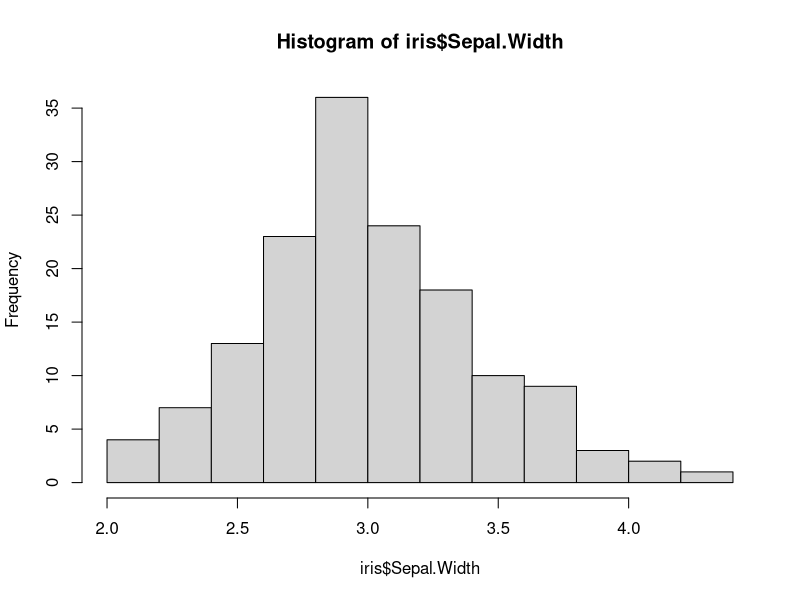
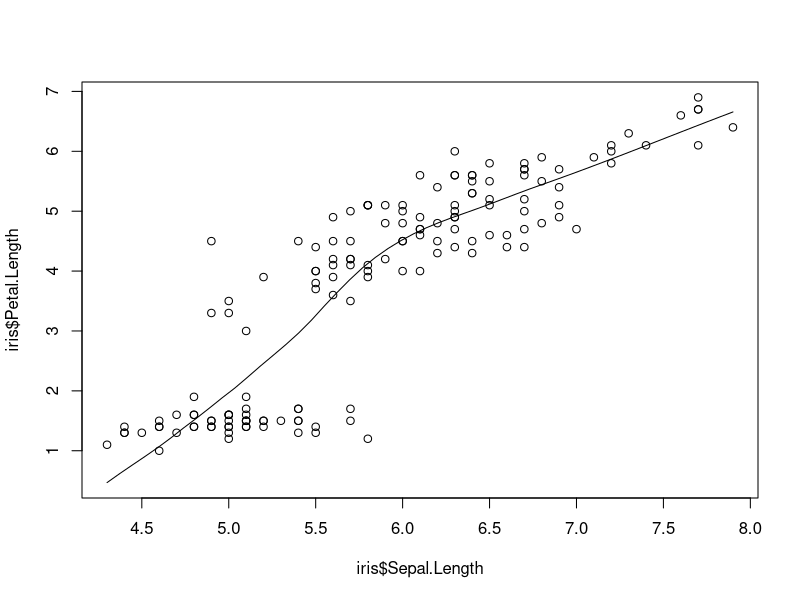
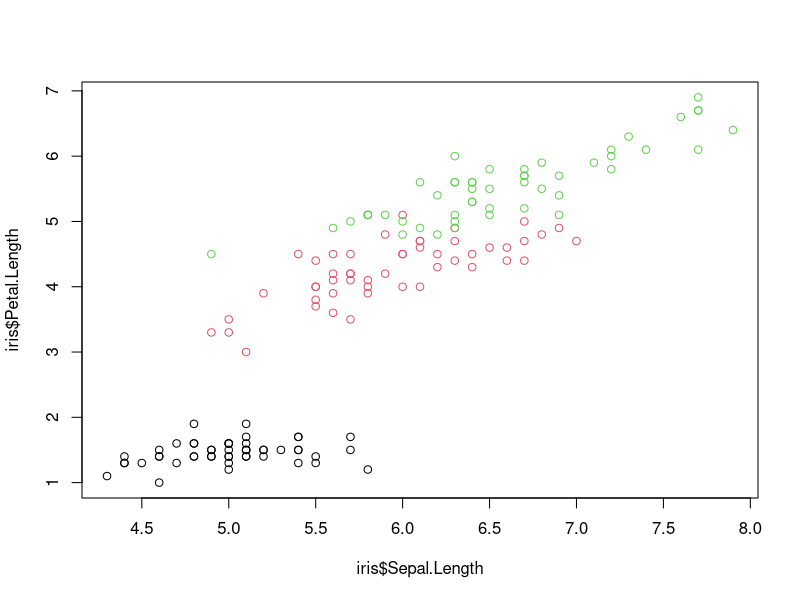

Recreate these plots in R, in order.
#' # Ex03: iris
#' 
#' 
#' ## Dataframes
#' 
#' Zum Testen von Funktionen und zur Übung stellt R verschiedene Datensätze zur Verfügung. 
#' Der wohl bekannteste Datensatz davon ist `iris` er kann folgendermaßen geladen werden:

data(iris)
head(iris)


#' * Teste folgende Funktionen mit dem Iris Datensatz:
#'  `length()`, `nrow()`, `ncol()`, `summary()`, `colnames()`.

length(iris)
nrow(iris)
ncol(iris)
summary(iris)
colnames(iris)



#' * Speichere die Species Spalte in einer neuen Variablen. 
#' Um was für ein R Objekt handelt es sich nun?

arten = iris$Species

#' * Wie viele Species sind im Datensatz
#'  enthalten und wie oft kommt jede Species vor?

summary(arten)
table(arten)

petal = iris$Petal.Length

summary(petal)
table(petal)

unique(iris$Species)
length(unique(iris$Species))



vec = c("a", "b", "c", "c", "c", "d", "d")

vec
length(unique(vec))


#

iris$Species



#' ## Dataframe subsetting
#'
#' * Erstelle einen neuen data.frame der nur
#'  die Beobachtungen der Species "virginica" enthält.

#iris_species = iris$Species

iris$Species == "virginica"

arten = iris$Species

arten_vir = iris$Species == "virginica"
iris_virginca = iris[arten_vir , ]


#' * Erstelle einen neuen data.frame der
#'  nur die Beobachtungen der Species "setosa" und "versicolor" enthält.

# Variante 1:
iris_set_versi = iris[iris$Species != "virginica", ]

# Variante 2:
iris[iris$Species == "setosa" | iris$Species == "versicolor", ]

# Variante 3:
iris_set = iris[iris$Species == "setosa", ]
iris_versi = iris[iris$Species == "versicolor", ]

iris_set_versi_rbind = rbind(iris_set, iris_versi)



#' * Erstelle einen neuen data.frame der extakt die erste Hälfte der Beobachtungen enthält.

seq(nrow(iris)/2)

iris_halb = iris[1:(nrow(iris)/2), ]


#' * Erstelle einen neuen data.frame der nur Beobachtungen
#'  enthält mit einer Sepal.Length zwischen 5.5 und 7.

iris_sepal = iris[iris$Sepal.Length >= 5.5 & iris$Sepal.Length <= 7.0 , ]


#' ## Dataframe additions
#' 
#' * Füge dem iris data.frame eine neue Spalte names "Genus" 
#' hinzu die in allen Reihen das Wort "iris" enthält.


iris$genus = "iris"
#' * Füge dem iris data.frame eine neue Spalte names "ID"
#'  hinzu in der jede Reihe eine fortlaufende Zahl enthält.

iris$ID = seq(1, 150)
iris$ID = seq(1, nrow(iris))


#' * Füge dem iris data.frame zwei neue Spalten hinzu
#'  die jeweils den Flächeninhalt der Sepal und Petal beinhaltet (also length x width).

iris$flaeche_sepal = iris$Sepal.Length * iris$Sepal.Width


#' ## Ein bisschen Statistik
#' 
#' * Was ist die durchschnittliche Sepal.Length von "virginica"?



mean(iris_virginca$Sepal.Length)

# alles in einem
mean(iris[iris$Species == "virginica", ]$Sepal.Length)

# oder:
mean(iris[iris$Species == "virginica", "Sepal.Length"])


#' * Zeichne ein Histogramm der Sepal.Width.
table(iris$Sepal.Width)
hist(iris$Sepal.Width)


#' * Berechne die Varianz und Standardabweichung der Sepal.Width.



var(iris$Sepal.Width)

sd(iris$Sepal.Width)

#' * Erstelle einen Scatterplot mit der 
#' Sepal.Length auf der x-Achse und der Petal.Length auf der y-Achse.

scatter.smooth(x = iris$Sepal.Length,
               y = iris$Petal.Length)

plot(x = iris$Sepal.Length,
     y = iris$Petal.Length,
     col = iris$Species)





